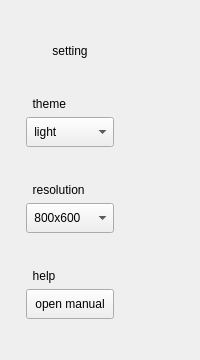
      <widget class="QWidget" name="tab_4">
       <attribute name="title">
        <string> Settings </string>
       </attribute>
       <layout class="QHBoxLayout" name="horizontalLayout_3">
        <item>
         <layout class="QVBoxLayout" name="verticalLayout_4">
          <property name="leftMargin">
           <number>15</number>
          </property>
          <property name="topMargin">
           <number>15</number>
          </property>
          <property name="rightMargin">
           <number>15</number>
          </property>
          <property name="bottomMargin">
           <number>15</number>
          </property>
          <item>
           <widget class="QLabel" name="label_10">
            <property name="sizePolicy">
             <sizepolicy hsizetype="Preferred" vsizetype="Maximum">
              <horstretch>0</horstretch>
              <verstretch>0</verstretch>
             </sizepolicy>
            </property>
            <property name="minimumSize">
             <size>
              <width>0</width>
              <height>50</height>
             </size>
            </property>
            <property name="text">
             <string>setting</string>
            </property>
            <property name="alignment">
             <set>Qt::AlignCenter</set>
            </property>
           </widget>
          </item>
          <item>
           <layout class="QVBoxLayout" name="themeLayout">
            <property name="topMargin">
             <number>15</number>
            </property>
            <property name="bottomMargin">
             <number>15</number>
            </property>
            <item>
             <widget class="QLabel" name="label">
              <property name="text">
               <string>  theme</string>
              </property>
             </widget>
            </item>
            <item>
             <layout class="QHBoxLayout" name="themeLayout_2">
              <item>
               <widget class="QComboBox" name="comboBox_7">
                <property name="minimumSize">
                 <size>
                  <width>0</width>
                  <height>30</height>
                 </size>
                </property>
                <item>
                 <property name="text">
                  <string> light</string>
                 </property>
                </item>
                <item>
                 <property name="text">
                  <string> dark</string>
                 </property>
                </item>
               </widget>
              </item>
             </layout>
            </item>
           </layout>
          </item>
          <item>
           <layout class="QVBoxLayout" name="resolutionLayout">
            <property name="topMargin">
             <number>15</number>
            </property>
            <property name="bottomMargin">
             <number>15</number>
            </property>
            <item>
             <widget class="QLabel" name="label_2">
              <property name="text">
               <string>  resolution</string>
              </property>
             </widget>
            </item>
            <item>
             <layout class="QHBoxLayout" name="resolutionLayout_2">
              <item>
               <widget class="QComboBox" name="comboBox_8">
                <property name="minimumSize">
                 <size>
                  <width>0</width>
                  <height>30</height>
                 </size>
                </property>
                <item>
                 <property name="text">
                  <string> 800x600</string>
                 </property>
                </item>
                <item>
                 <property name="text">
                  <string> 1024x768</string>
                 </property>
                </item>
               </widget>
              </item>
             </layout>
            </item>
           </layout>
          </item>
          <item>
           <layout class="QVBoxLayout" name="helpLayout">
            <property name="topMargin">
             <number>15</number>
            </property>
            <property name="bottomMargin">
             <number>15</number>
            </property>
            <item>
             <widget class="QLabel" name="label_9">
              <property name="text">
               <string>  help</string>
              </property>
             </widget>
            </item>
            <item>
             <layout class="QHBoxLayout" name="helpLayout_2">
              <item>
               <widget class="QPushButton" name="pushButton">
                <property name="minimumSize">
                 <size>
                  <width>0</width>
                  <height>30</height>
                 </size>
                </property>
                <property name="text">
                 <string>open manual</string>
                </property>
               </widget>
              </item>
             </layout>
            </item>
           </layout>
          </item>
         </layout>
        </item>
        <item>
         <widget class="QWidget" name="widget" native="true"/>
        </item>
       </layout>
      </widget>
